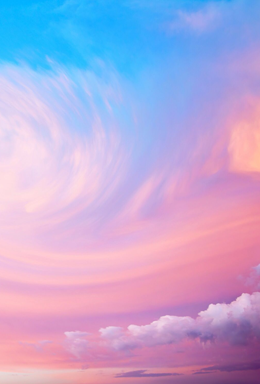
#> input picture backend/cotton.png, 260 x 384 px
$ python main.py
#> lines starting #> are read from the running program, lines starting #| are printed output that depends on the picture
from base64 import b64decode, b64encode
import numpy as np
from scipy.spatial.distance import cdist
from sklearn.decomposition import PCA
from io import BytesIO
from imageio import imread
import matplotlib.pyplot as plt
from mpl_toolkits.mplot3d import Axes3D
import time
import random
from tqdm import trange

MAX_ITER = 100

def decode(image):
  decoded = b64decode(image)
  pixels = np.array(imread(BytesIO(decoded)))
#> pixels is the input picture: shape (384, 260, 3); mean R, G, B 186, 169.6, 213.1
  pixels = np.delete(pixels, 3, 1)
#> pixels: shape (384, 259, 3)

  return pixels

def k_means(k, points):
#> called with k = 10
  cluster = np.random.randint(256, size=(k, 3))
  prev_dim = (points.shape[0], points.shape[1])
#> prev_dim = (384, 259)
  points = np.reshape(points, (points.shape[0] * points.shape[1], 3))

  iter = 0
  for _ in trange(MAX_ITER):
    iter += 1
    distances = cdist(points, cluster)
    pointToCluster = np.argmin(distances, axis=1)

    next_cluster = np.empty((k, 3))
    for i in range(k):
      matches = points[pointToCluster == i]
      if not matches.shape[0]:
        matches = np.random.randint(256, size=(1, 3))
      next_cluster[i] = np.mean(matches.transpose(), axis=1)

    if np.array_equal(cluster, next_cluster):
      break
    cluster = next_cluster
#> after the loop, iter = 100

  pointToCluster = np.reshape(pointToCluster, prev_dim)
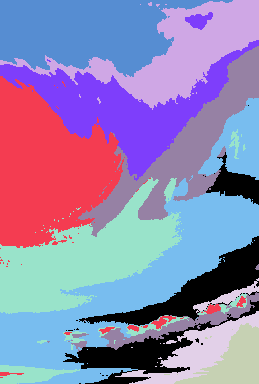
#> pointToCluster: shape (384, 259) int64; 10 distinct labels, from 0 to 9; one colour per label, 0 black

  return cluster, pointToCluster, iter

with open("cotton.png", "rb") as image_file:
  encoded_string = b64encode(image_file.read())
  pixels = decode(encoded_string)
  flat_pixels = np.reshape(pixels, (pixels.shape[0] * pixels.shape[1], 3))
  ground_truth = np.copy(pixels)
  flat_ground_truth = np.copy(flat_pixels)

  t0 = time.time()
  cluster, pointToCluster, iter = k_means(10, pixels)
#> cluster = [[206.9, 132.7, 178.2], [234.1, 206.8, 233.5], [115.2, 170.7, 242], [123.7, 70.7, 123.6], [165.8, 106.5, 158.9], [241.4, 184.3, 207.4], [44.89, 181, 252.8], [164, 185.2, 242.6], [235.6, 158.3, 183.5], [198.5, 164.3, 215.6]]; iter = 100
  print("K-Means done in {:.3f} seconds within {} iterations!".format(time.time()-t0, iter))

  for i in range(pixels.shape[0]):
    for j in range(pixels.shape[1]):
      pixels[i, j] = cluster[pointToCluster[i, j]]
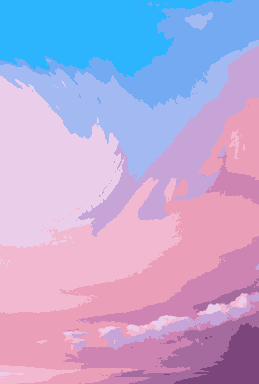
#> pixels: shape (384, 259, 3); mean R, G, B 185.4, 169, 212.5

  f, sub = plt.subplots(2, 1)
  sub[0].imshow(ground_truth)
  sub[1].imshow(pixels)
  plt.show()
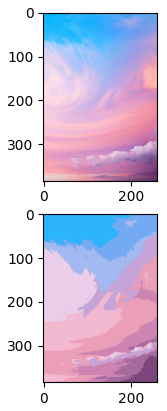
#> figure drawn by matplotlib, 2 panels

  pca = PCA(n_components=2)
  transformed_pixels = pca.fit_transform(flat_ground_truth)
#> transformed_pixels = 99456 pairs, first value -190.4 to 80.42, second value -189.7 to 71.32
  transformed_cluster = pca.transform(cluster)
#> transformed_cluster = [[29.44, -46.1], [41.01, 49.4], [-75.87, 7.14], [-36.33, -142.3], [-5.1, -85.36], [54.95, 17.15], [-146.5, 9.06], [-29, 26.93], [55.69, -18.67], [11.45, 0.0979]]

  sample_indices = random.sample(list(range(transformed_pixels.shape[0])), k=2000)

  for sample_index in sample_indices:
    pixel = transformed_pixels[sample_index]
    ground_pixel = flat_ground_truth[sample_index]
    plt.scatter(pixel[0], pixel[1], marker="o", s=1, color=(ground_pixel[0] / 255,ground_pixel[1] / 255,ground_pixel[2] / 255))
#> this loop made 2000 passes
#> (pixel, ground_pixel) on passes 1 to 3: ([39.75, -31.11], [220, 142, 187]), ([-1.29, -89.07], [167, 110, 149]), ([57.21, -19.7], [237, 157, 183])

  for i, transformed_c in enumerate(transformed_cluster):
    c = cluster[i]
    plt.scatter(transformed_c[0], transformed_c[1], marker="o", s=200, color=(c[0] / 255, c[1] / 255, c[2] / 255))
#> this loop made 10 passes
#> (transformed_c, c) on passes 1 to 10: ([29.44, -46.1], [206.9, 132.7, 178.2]), ([41.01, 49.4], [234.1, 206.8, 233.5]), ([-75.87, 7.14], [115.2, 170.7, 242]), ([-36.33, -142.3], [123.7, 70.7, 123.6]), ([-5.1, -85.36], [165.8, 106.5, 158.9]), ([54.95, 17.15], [241.4, 184.3, 207.4]), ([-146.5, 9.06], [44.89, 181, 252.8]), ([-29, 26.93], [164, 185.2, 242.6]), ([55.69, -18.67], [235.6, 158.3, 183.5]), ([11.45, 0.0979], [198.5, 164.3, 215.6])

  plt.show()
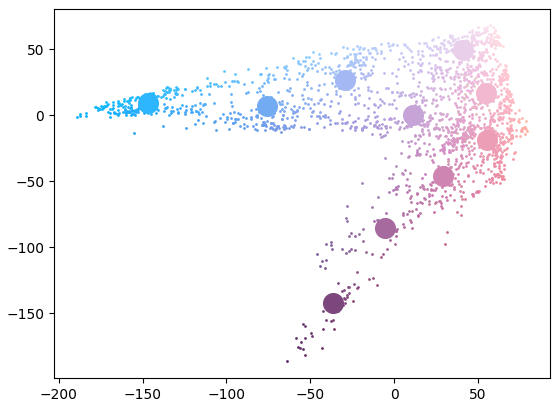
#> figure drawn by matplotlib, 1 panel

  fig = plt.figure()
  ax = Axes3D(fig)

  for c in cluster:
    ax.scatter(c[0], c[1], c[2], marker="o", s=200, color=(c[0] / 255, c[1] / 255, c[2] / 255))
#> this loop made 10 passes

  sample_indices = random.sample(list(range(ground_truth.shape[0] * ground_truth.shape[1])), k=300)
  sample_space = np.reshape(ground_truth, (ground_truth.shape[0] * ground_truth.shape[1],3))
  for sample_index in sample_indices:
    pixel = sample_space[sample_index]
    ax.scatter(pixel[0], pixel[1], pixel[2], marker="o", s=1, color=(pixel[0] / 255, pixel[1] / 255, pixel[2] / 255))
#> this loop made 300 passes
#> pixel on passes 1 to 3: [231, 160, 194], [209, 208, 240], [212, 146, 194]

  plt.show()
